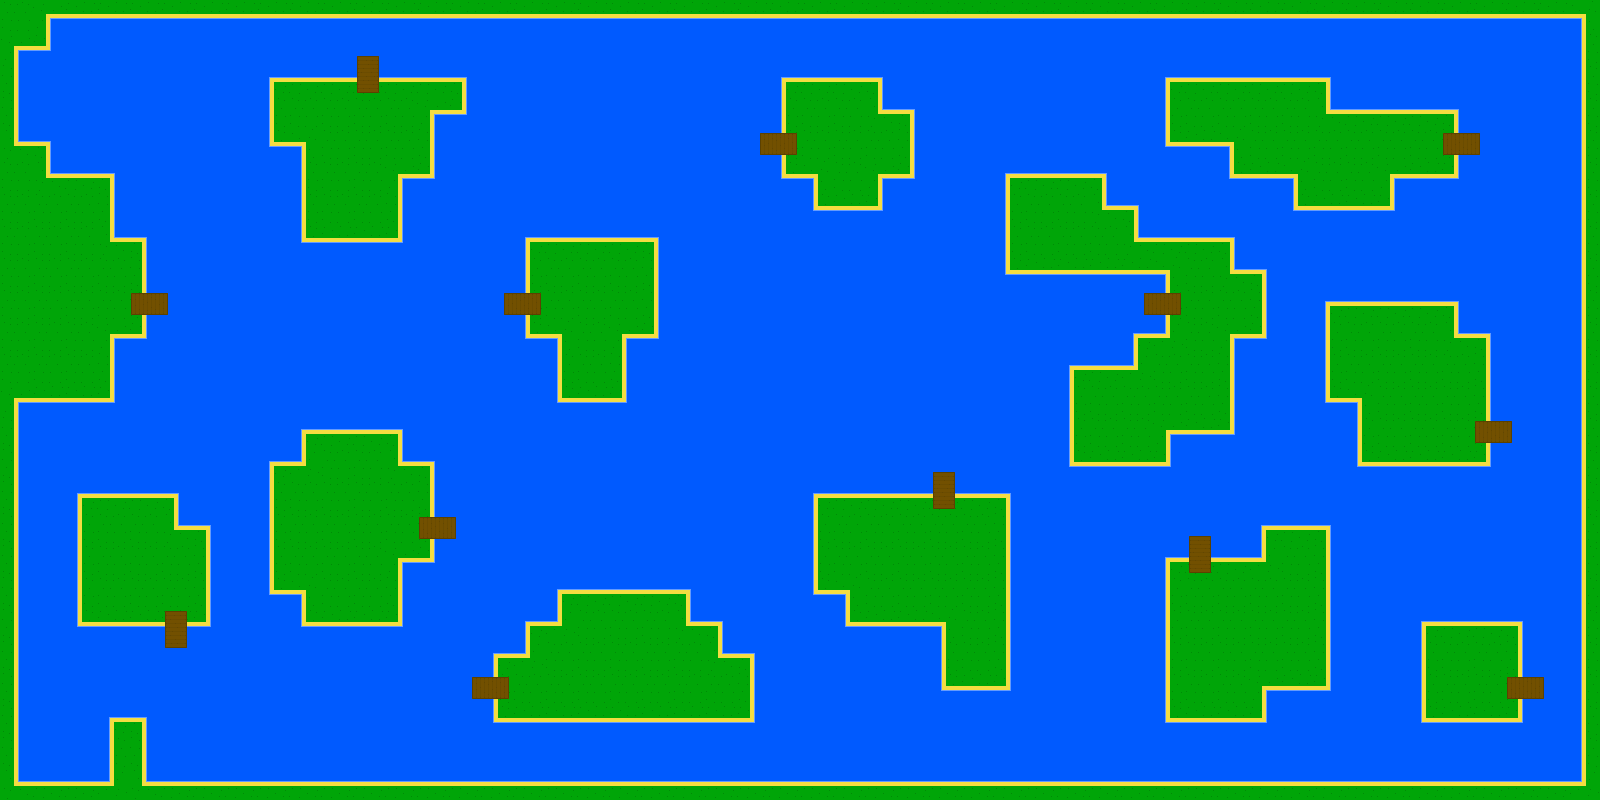

Below is a game level as drawn by its tile map, then a one-line description and the .tmx file that defines it, in full:
An orthogonal 50x25 tile map with 32x32 px tiles, 1 tile layer (Calque 1).

<map version="1.2" tiledversion="1.3.1" orientation="orthogonal" renderorder="right-down" compressionlevel="-1" width="50" height="25" tilewidth="32" tileheight="32" infinite="0" nextlayerid="2" nextobjectid="1">
 <tileset firstgid="1" source="tileset-02.tsx" />
 <layer id="1" name="Calque 1" width="50" height="25">
  <data encoding="csv">
21,1,27,27,27,27,27,27,27,27,27,27,27,27,27,27,27,27,27,27,27,27,27,27,27,27,27,27,27,27,27,27,27,27,27,27,27,27,27,27,27,27,27,27,27,27,27,27,27,6,
1,29,13,33,33,33,33,33,7,7,7,3,7,7,13,13,13,13,13,13,13,13,13,13,13,13,13,13,13,13,13,13,13,13,13,13,13,13,13,13,13,13,13,13,13,13,13,13,13,14,
23,13,13,13,33,33,13,13,8,10,10,9,10,10,11,13,13,13,13,13,13,13,13,13,8,10,10,11,13,13,13,13,13,13,13,13,8,10,10,10,10,11,13,13,13,13,13,13,13,14,
23,13,13,13,33,33,33,33,14,15,15,15,15,1,29,13,13,13,13,13,13,13,13,13,14,15,15,31,11,13,13,13,13,13,13,13,14,15,15,15,15,31,10,10,10,11,13,13,13,14,
31,11,13,13,33,33,33,33,26,6,15,15,15,23,13,13,13,13,13,13,13,13,13,19,20,15,15,15,23,13,13,13,13,13,13,13,26,27,6,15,15,15,15,15,15,17,18,13,13,14,
21,31,10,11,13,13,13,13,13,14,15,15,1,29,13,13,13,13,13,13,13,13,13,13,26,6,15,1,29,13,13,8,10,10,11,24,13,13,26,27,6,15,15,1,27,29,13,13,13,14,
15,15,15,23,13,13,13,13,13,14,15,15,23,13,13,13,13,13,13,13,13,13,13,13,13,26,27,29,13,13,13,14,15,15,31,11,24,24,24,24,26,27,27,29,13,13,13,13,13,14,
15,15,15,31,11,13,13,13,13,26,27,27,29,13,13,13,8,10,10,10,11,13,13,13,13,13,13,13,13,13,13,14,15,15,15,31,10,10,11,24,13,13,13,13,13,13,13,13,13,14,
15,15,15,15,23,13,13,13,13,13,13,13,13,13,13,13,14,15,15,15,23,13,13,13,13,13,13,13,13,13,13,26,27,27,27,27,6,15,31,11,13,13,13,13,13,13,13,13,13,14,
15,15,15,15,17,18,13,13,13,13,13,13,13,13,13,19,20,15,15,15,23,13,13,13,13,13,13,13,13,13,13,13,13,7,7,19,20,15,15,23,13,8,10,10,10,11,13,13,13,14,
15,15,15,1,29,13,13,13,13,13,13,13,13,13,13,13,26,6,15,1,29,13,13,13,13,13,13,13,13,13,13,13,13,13,13,8,36,15,1,29,13,14,15,15,15,31,11,13,13,14,
15,15,15,23,13,13,13,13,13,13,13,13,13,13,13,13,13,14,15,23,13,13,13,13,13,13,13,13,13,13,13,13,13,8,10,36,15,15,23,13,13,14,15,15,15,15,23,13,13,14,
1,27,27,29,13,13,13,13,13,13,13,13,13,13,13,13,13,26,27,29,13,13,13,13,13,13,13,13,13,13,13,13,13,14,15,15,15,15,23,13,13,26,6,15,15,15,23,13,13,14,
23,13,13,13,13,13,13,13,13,8,10,10,11,13,13,13,13,13,13,13,13,13,13,13,13,13,13,13,13,13,13,13,13,14,15,15,1,27,29,13,13,13,14,15,15,15,17,18,13,14,
23,13,13,13,13,13,13,13,8,36,21,21,31,11,13,13,13,13,13,13,13,13,13,13,13,13,13,13,13,3,13,13,13,26,27,27,29,13,13,13,13,13,26,27,27,27,29,13,13,14,
23,13,8,10,10,11,13,13,14,21,21,21,21,23,13,13,13,13,13,13,13,13,13,13,13,8,10,10,10,9,10,11,13,13,13,13,13,13,13,13,13,13,13,13,13,13,13,13,13,14,
23,13,14,15,15,31,11,13,14,21,21,21,21,17,18,13,13,13,13,13,13,13,13,13,13,14,15,15,15,15,15,23,13,13,13,13,13,3,13,8,10,11,13,13,13,13,13,13,13,14,
23,13,14,15,15,15,23,13,14,21,21,21,1,29,13,13,13,13,13,13,13,13,13,13,13,14,15,15,15,15,15,23,13,13,13,13,8,9,10,36,15,23,13,13,13,13,13,13,13,14,
23,13,14,15,15,15,23,13,26,6,21,21,23,13,13,13,13,8,10,10,10,11,13,13,13,26,6,15,15,15,15,23,13,13,13,13,14,15,15,15,15,23,13,13,13,13,13,13,13,14,
23,13,26,27,27,28,29,13,13,26,27,27,29,13,13,13,8,36,21,21,21,31,11,13,13,13,26,27,27,6,21,23,13,13,13,13,14,15,15,15,15,23,13,13,8,10,10,11,13,14,
23,13,13,13,13,34,13,13,13,13,13,13,13,13,13,8,36,21,21,21,21,21,31,11,13,13,13,13,13,14,21,23,13,13,13,13,14,15,15,15,15,23,13,13,14,15,15,23,13,14,
23,13,13,13,13,13,13,13,13,13,13,13,13,13,19,20,21,21,21,21,21,21,21,23,13,13,13,13,13,26,27,29,13,13,13,13,14,15,15,1,27,29,13,13,14,15,15,17,18,14,
23,13,13,8,11,13,13,13,13,13,13,13,13,13,13,26,27,27,27,27,27,27,27,29,13,13,13,13,13,13,13,13,13,13,13,13,26,27,27,29,13,13,13,13,26,27,27,29,13,14,
23,13,13,14,23,13,13,13,13,13,13,13,13,13,7,7,7,7,7,7,7,7,7,7,13,13,13,13,13,13,13,13,13,13,13,13,13,13,13,13,13,13,13,13,13,13,13,13,13,14,
31,10,10,36,31,10,10,10,10,10,10,10,10,10,10,10,10,10,10,10,10,10,10,10,10,10,10,10,10,10,10,10,10,10,10,10,10,10,10,10,10,10,10,10,10,10,10,10,10,36
</data>
 </layer>
</map>